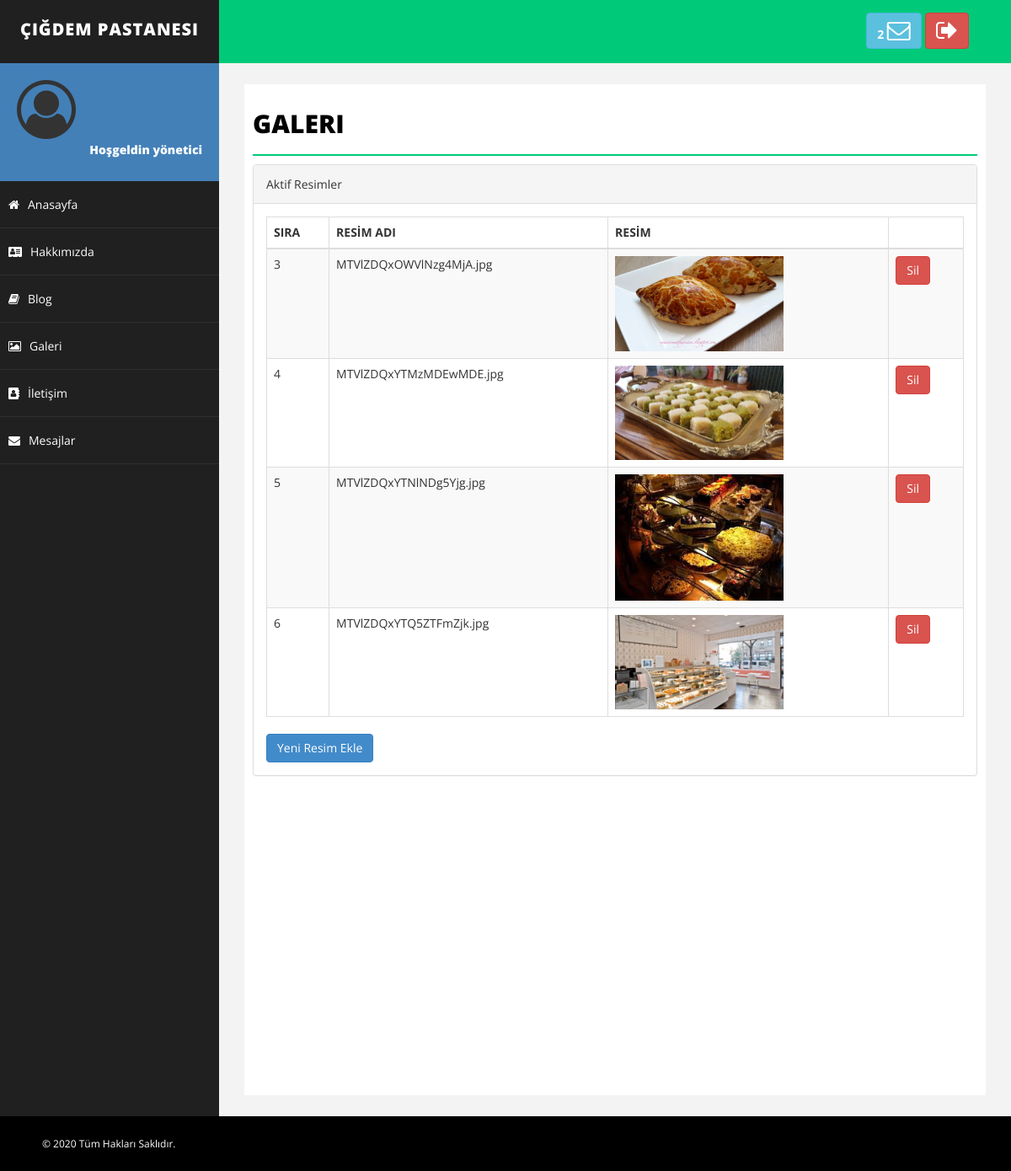
/admin/galeri.php (signed in), run on the app's committed database.
### tables this page shows
CREATE TABLE `galeri` (
  `id` int(11) NOT NULL,
  `resimAd` text NOT NULL
);

### admin/galeri.php (the view, shortened to what this page needs)
<?php include'include/header.php';
include'include/sidebar.php';
$mesaj=$veritabani->query("SELECT * FROM galeri  order by id");
?>
<div id="page-wrapper">
	<div id="page-inner">
		<div class="row">
			<div class="col-md-12">
				<h1 class="page-head-line">Galeri</h1>
			</div>
		</div>
		<div class="row">
			<div class="col-md-12">
				<div class="panel panel-default">
					<div class="panel-heading">
						Aktif Resimler
					</div>
					<div class="panel-body">
						<div class="table-responsive">
							<table class="table table-striped table-bordered table-hover">
								<thead>
									<tr>
										<th>SIRA</th>
										<th>RESİM ADI</th>
										<th>RESİM</th>
										<th></th>
									</tr>
								</thead>
								<tbody>
									<?php while ($deger=$mesaj->fetch(PDO::FETCH_OBJ)) { ?>
										<td><?php echo $deger->id; ?></td>
										<td><?php echo $deger->resimAd; ?></td>
										<td><img src="../img/galeri/<?php echo $deger->resimAd ?>" width="200"></td>
										<td><a href="?islem=sil&id=<?php echo $deger->id ?>" class="btn btn-danger">Sil</a></td>
									<?php } ?>
								</tbody>
							</table>
							<a href="resimyukle.php?kategori=galeri" class="btn btn-primary">Yeni Resim Ekle</a>
						</div>
					</div>
				</div>
			</div>
		</div>
	</div>
</div>
</div>
<?php include'include/footer.php'; ?>

### admin/include/header.php (shortened to what this page needs)
<?php
    include'../db/baglan.php';
?>
<!DOCTYPE html>
<html xmlns="http://www.w3.org/1999/xhtml">
<head>
    <link href="assets/css/bootstrap.css" rel="stylesheet" />
    <link href="../vendor/font-awesome-4.7.0/css/font-awesome.css" rel="stylesheet" />
    <link href="assets/css/basic.css" rel="stylesheet" />
    <link href="assets/css/custom.css" rel="stylesheet" />
</head>
<body>
    <div id="wrapper">
        <nav class="navbar navbar-default navbar-cls-top " role="navigation" style="margin-bottom: 0">
            <div class="navbar-header">
                <a class="navbar-brand" href="slider.php">Çiğdem Pastanesi</a>
            </div>
            <div class="header-right">
                <?php $mesajlar=$veritabani->query("SELECT * FROM mesaj where durum=0"); ?>
              <a href="mesaj.php" class="btn btn-info" title="Mesajlar"><b><?=$mesajlar->rowCount()?> </b><i class="fa <?=($mesajlar->rowCount()==0) ? 'fa-envelope-open-o' : 'fa-envelope-o'?> fa-2x"></i></a>
              <a href="logout.php" class="btn btn-danger" title="Çıkış yap"><i class="fa fa-sign-out fa-2x"></i></a>
            </div>
        </nav>

### admin/include/sidebar.php
<nav class="navbar-default navbar-side" role="navigation">
    <div class="sidebar-collapse">
        <ul class="nav" id="main-menu">
            <li>
                <div class="user-img-div">
                    <i style="font-size: 70px;" class="fa fa-user-circle-o fa-10x"></i>
                    <div class="inner-text">
                        Hoşgeldin <?php echo $_SESSION["isim"]; ?>
                    </div>
                </div>
            </li>
            <li>
                <a  href="slider.php"><i class="fa fa-home "></i>Anasayfa</a>
            </li>
            <li>
                <a  href="hakkimizda.php"><i class="fa fa-address-card "></i>Hakkımızda</a>
            </li>
            <li>
                <a  href="icerik.php"><i class="fa fa-book "></i>Blog</a>
            </li>
            <li>
                <a  href="galeri.php"><i class="fa fa-image "></i>Galeri</a>
            </li>
            <li>
                <a  href="iletisim.php"><i class="fa fa-address-book "></i>İletişim</a>
            </li>
            <li>
                <a  href="mesaj.php"><i class="fa fa-envelope "></i>Mesajlar</a>
            </li>
        </ul>
    </div>
</nav>

### admin/include/footer.php (shortened to what this page needs)
    <div id="footer-sec">
        &copy; 2020 Tüm Hakları Saklıdır.
    </div>
</body>
</html>

### admin/assets/css/basic.css (style rules this page uses)
body { font-family: 'Open Sans', sans-serif; line-height:25px; }
#wrapper { width: 100%; background: #202020; }
#page-wrapper { padding: 15px 15px; min-height: 600px; background: #F3F3F3; }
#page-inner { width: 100%; margin: 10px 20px 10px 0px; background-color: #fff!important; padding: 10px; min-height: 1200px; }
.page-head-line { font-size: 30px; text-transform: uppercase; color: #000; font-weight: 800; padding-bottom: 20px; border-bottom: 2px solid #00CA79; margin-bottom: 10px; }
.navbar-cls-top .navbar-brand { color: #fff; background: #202020; width: 260px; text-align: center; height: 75px; font-size: 20px; letter-spacing: 1px; font-weight: 900; padding-top: 25px; text-transform:uppercase; }
.header-right { color: #fff; padding: 15px 50px 5px 50px; float: right; font-size: 16px; }
.user-img-div { min-height: 140px; padding: 20px; background-color: #4380B8; }
.user-img-div .inner-text { text-align: right; position: relative; color: #fff; font-weight: 800; line-height: 25px; }
.sidebar-collapse, .sidebar-collapse .nav { background: none; }
.sidebar-collapse .nav { padding: 0; }
.sidebar-collapse .nav > li > a { color: #fff; background: #202020; text-shadow: none; padding: 15px 40px; border-bottom: 1px solid #2F2E31; }
.sidebar-collapse > .nav > li > a { padding: 15px 10px; }
.navbar-side { border: none; background-color: #202020; }
.navbar-cls-top { background: #00CA79; border-bottom: none; }
.navbar-default { border: 0px solid black; }
.navbar-header { background: #000000; }
.nav > li > a > i { margin-right: 10px; }
#footer-sec { background-color:#000; padding:20px 50px; color:#fff; font-size:12px; }
@media (min-width:768px) { #page-wrapper { margin: 0 0 0 260px; padding: 15px 30px; min-height: 1200px; } }
@media (min-width:768px) { .navbar-side { z-index: 1; position: absolute; width: 260px; } }
@media (min-width:768px) { .navbar { border-radius: 0px; } }

### data on the page
galeri: id "3", resimAd "MTVlZDQxOWVlNzg4MjA.jpg", resimAd (picture)
galeri: id "4", resimAd "MTVlZDQxYTMzMDEwMDE.jpg", resimAd (picture)
galeri: id "5", resimAd "MTVlZDQxYTNlNDg5Yjg.jpg", resimAd (picture)
galeri: id "6", resimAd "MTVlZDQxYTQ5ZTFmZjk.jpg", resimAd (picture)

### other printed values
$mesajlar->rowCount() "2"
$_SESSION["isim"] "yönetici"
